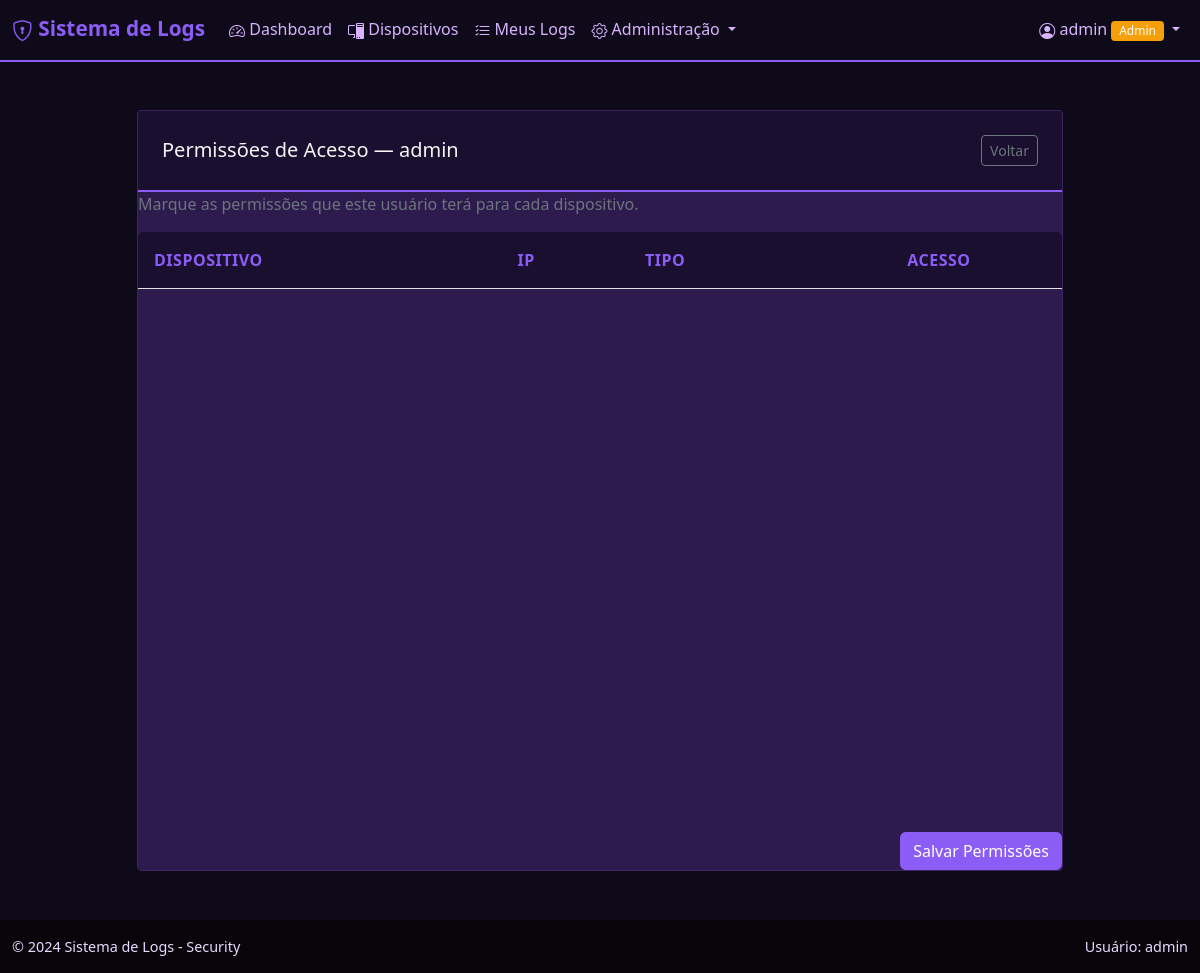
Page /admin/users/1/permissions (signed in) on the earlier database version.
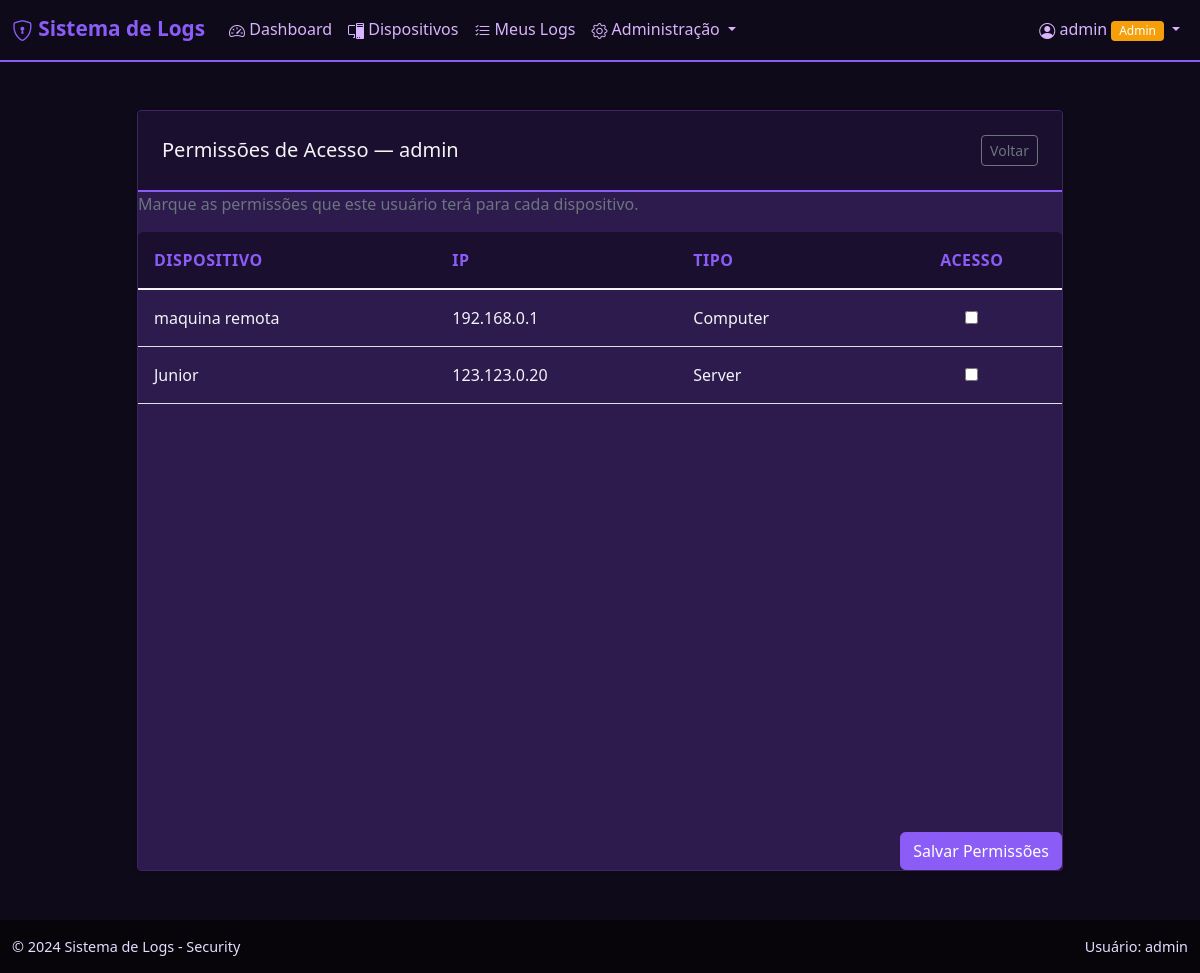
Same page on the later database version.
### models.py (models this page shows)
class Device(db.Model):
    id = db.Column(db.Integer, primary_key=True)
    name = db.Column(db.String(100), nullable=False)
    ip_address = db.Column(db.String(45), nullable=False)  # IPv4 ou IPv6
    device_type = db.Column(db.Enum(DeviceType), nullable=False)
    description = db.Column(db.Text)  # Descrição livre do dispositivo
    location = db.Column(db.String(200))  # Localização física
    is_active = db.Column(db.Boolean, default=True)  # Dispositivo ativo ou inativo?
    created_at = db.Column(db.DateTime, default=get_brasilia_now)
    user_permissions = db.relationship('UserPermission', backref='device', lazy=True, cascade='all, delete-orphan')
    logs = db.relationship('AccessLog', backref='device', lazy=True, cascade='all, delete-orphan')

### blueprints/users.py (the view, shortened to what this page needs)
@users_bp.route('/users/<int:user_id>/permissions', methods=['GET', 'POST'])
@login_required
@admin_required
def user_permissions(user_id):
    user = User.query.get_or_404(user_id)
    devices = Device.query.all()
    user_permissions = {p.device_id: p for p in UserPermission.query.filter_by(user_id=user_id).all()}
    return render_template('user_permissions.html',
                         user=user,
                         devices=devices,
                         user_permissions=user_permissions)

### blueprints/users.py (called while the page is built)
def admin_required(func):
    from functools import wraps
    @wraps(func)
    def decorated_view(*args, **kwargs):
        if current_user.role != UserRole.ADMIN:
            flash('Acesso negado! Apenas administradores.', 'error')
            return redirect(url_for('main.dashboard'))
        return func(*args, **kwargs)
    return decorated_view

### templates/user_permissions.html
{% extends 'base.html' %}
{% block content %}
<div class="container mt-4">
  <div class="row justify-content-center">
    <div class="col-lg-10">
      <div class="card shadow-sm">
        <div class="card-header d-flex justify-content-between align-items-center">
          <h5 class="mb-0">Permissões de Acesso — {{ user.username }}</h5>
          <div>
            <a href="{{ url_for('users.users') }}" class="btn btn-sm btn-outline-secondary">Voltar</a>
          </div>
        </div>
        <div class="card-body">
          <form method="post" action="{{ url_for('users.user_permissions', user_id=user.id) }}">
            <p class="text-muted">Marque as permissões que este usuário terá para cada dispositivo.</p>
            <div class="table-responsive">
              <table class="table table-hover align-middle">
                <thead class="table-light">
                  <tr>
                    <th>Dispositivo</th>
                    <th>IP</th>
                    <th>Tipo</th>
                    <th class="text-center">Acesso</th>
                  </tr>
                </thead>
                <tbody>
                  {% for d in devices %}
                  {% set perm = user_permissions[d.id] if user_permissions and d.id in user_permissions else None %}
                  <tr>
                    <td>{{ d.name }}</td>
                    <td>{{ d.ip_address }}</td>
                    <td>{{ d.device_type.name.capitalize() }}</td>
                    <td class="text-center"><input type="checkbox" name="perm_{{ d.id }}" {% if perm %}checked{% endif %}></td>
                  </tr>
                  {% endfor %}
                </tbody>
              </table>
            </div>
            <div class="d-flex justify-content-end">
              <button type="submit" class="btn btn-primary">Salvar Permissões</button>
            </div>
          </form>
        </div>
      </div>
    </div>
  </div>
</div>
{% endblock %}

Differences in the rows shown:
added Device: name "maquina remota", ip_address "192.168.0.1", device_type.name "Computer"
added Device: name "Junior", ip_address "123.123.0.20", device_type.name "Server"
